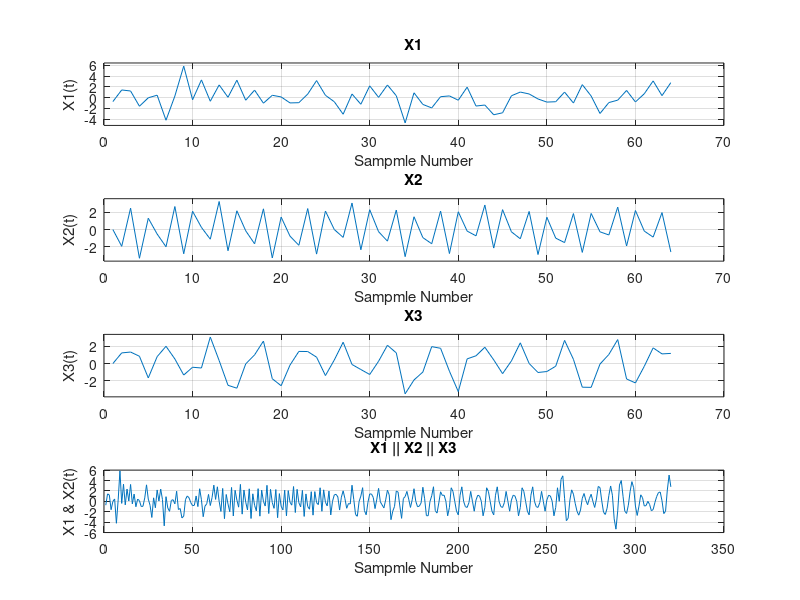
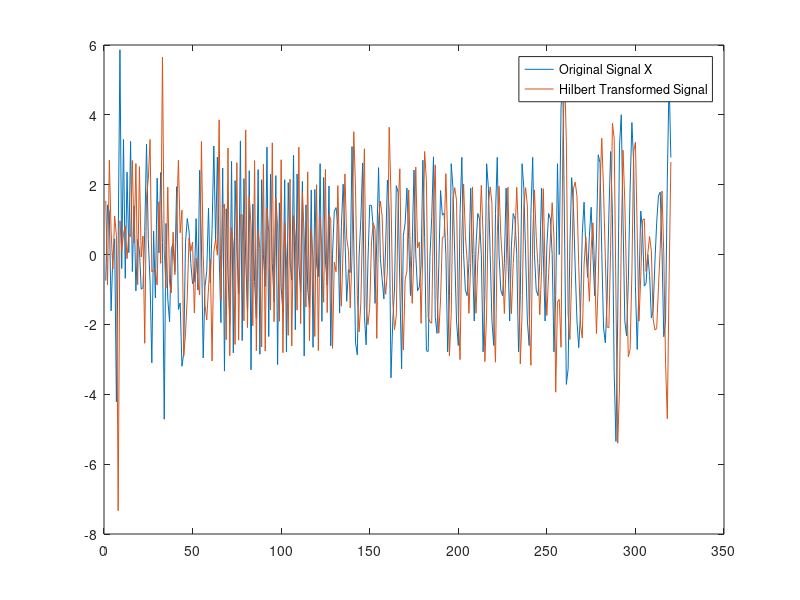

MATLAB code to generate these figures, in order: (Note: this script raises an error after producing the figures.)
clc
clear all
close all

%  STEP 1 :: Generate a singal

Fs = 5e9;              % Sampling frequency                    
T = 1/Fs;              % Sampling period       
L = 2^6;               % Length of signal
t = (0:L-1)*(5*T);     % Time vector
f = linspace(-Fs/2,Fs/2,L);
    
        S = 0.7*sin(2*pi*50*t) + sin(2*pi*120*t); 
        X1 = S + 2*randn(size(t));
        X2 = 2*sin(2*pi*1e9*t).*exp(-t)+2.5*sin(2*pi*+1.6e9*t)+sin(2*pi*+1265e6*t).*cos(2*pi*+2.33e9*t)+1.5*sin(2*pi*+1e9*t).*sin(2*pi*+1.5e9*t);
        X3 = 2*sin(2*pi*1.2e9*t).*exp(-t)+2.0*sin(2*pi*+1e9*t)+sin(2*pi*+2265e6*t).*cos(2*pi*+1.786e9*t)+1.5*sin(2*pi*+1.1e9*t).*sin(2*pi*+1.75e9*t);
        X4 = 2*sin(2*pi*1.8e9*t).*exp(-t)+2.0*sin(2*pi*+1.5e9*t)+sin(2*pi*+2.5e9*t).*cos(2*pi*+1.15e9*t)+1.5*sin(2*pi*+1.1e9*t).*sin(2*pi*+1.75e9*t);
        X5 = 2*sin(2*pi*1.18e9*t).*exp(-t)+2.10*sin(2*pi*+1.15e9*t)+sin(2*pi*+2.5e9*t).*cos(2*pi*+1.1e9*t)+1.5*sin(2*pi*+1.1e9*t).*sin(2*pi*+1.15e9*t);
       
        X = [X1 X2 X3 X4 X5];

figure;
subplot(411)
plot(X1)
grid on
title('X1')
ylim([1.1*min(X1) 1.1*max(X1)]);
xlabel('Sampmle Number')
ylabel('X1(t)')

subplot(412)
plot(X2)
grid on
title('X2')
ylim([1.1*min(X2) 1.1*max(X2)]);
xlabel('Sampmle Number')
ylabel('X2(t)')

subplot(413)
plot(X3)
grid on
title('X3')
ylim([1.1*min(X3) 1.1*max(X3)]);
xlabel('Sampmle Number')
ylabel('X3(t)')

subplot(414)
plot(X)
grid on
title('X1 || X2 || X3')
xlabel('Sampmle Number')
ylabel('X1 & X2(t)')

%% STEP 2 :: Hilbert Transformation by MATLAB hilbert() function

XH = hilbert(X);
figure
plot(real(XH))
hold on
plot(imag(XH))
legend('Original Signal X','Hilbert Transformed Signal')

%% STEP 3 :: C++ logic for implementing a a filter with Transfer Function
close all
n = length(X1);
N = decideFFTLength(n);

XFront0=zeros(1,length(X1));
Xback0=zeros(1,length(X1));

a = [XFront0 X1 X2];
A = fft(a);

b = [X1 X2 X3];
B = fft(b);

c = [X2 X3 X4];
C = fft(c);

d = [X3 X4 Xback0];
D = fft(d);

XNew = [XFront0 X1 X2 X3 X4 Xback0];
filterSize = length(A);
hilbertTransferFunction = hilbertDesign(filterSize);

ResultA = overlapSave(A,hilbertTransferFunction);
ResultB = overlapSave(B,hilbertTransferFunction);
ResultC = overlapSave(C,hilbertTransferFunction);
ResultD = overlapSave(D,hilbertTransferFunction);

remove = length(XFront0);
Result = [ResultA ResultB ResultC ResultD];
close all
figure;
plot(imag(Result))
hold on
ResultReference = imag(hilbert(XNew));
plot(ResultReference(remove+1:end-remove));